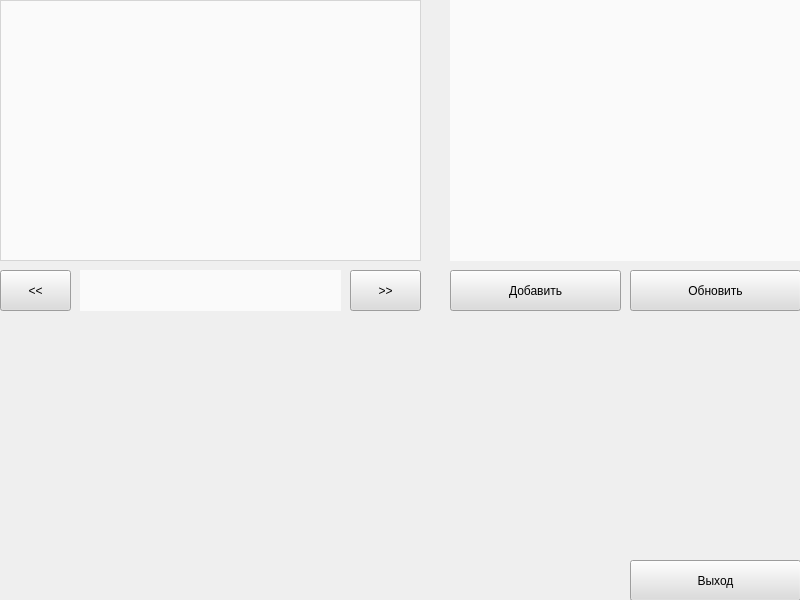
<?xml version="1.0" encoding="UTF-8"?>
<ui version="4.0">
 <class>MainWindow</class>
 <widget class="QMainWindow" name="MainWindow">
  <property name="geometry">
   <rect>
    <x>0</x>
    <y>0</y>
    <width>800</width>
    <height>600</height>
   </rect>
  </property>
  <property name="minimumSize">
   <size>
    <width>800</width>
    <height>600</height>
   </size>
  </property>
  <property name="maximumSize">
   <size>
    <width>800</width>
    <height>600</height>
   </size>
  </property>
  <property name="palette">
   <palette>
    <active/>
    <inactive/>
    <disabled/>
   </palette>
  </property>
  <property name="windowTitle">
   <string>RIKOR APA 2.8.12</string>
  </property>
  <property name="windowIcon">
   <iconset>
    <selectedon>:/ico/rikor_ico.ico</selectedon>
   </iconset>
  </property>
  <property name="styleSheet">
   <string notr="true"/>
  </property>
  <widget class="QWidget" name="centralwidget">
   <widget class="QLabel" name="tableLabel">
    <property name="geometry">
     <rect>
      <x>80</x>
      <y>270</y>
      <width>261</width>
      <height>41</height>
     </rect>
    </property>
    <property name="font">
     <font>
      <family>Segoe UI</family>
      <pointsize>10</pointsize>
     </font>
    </property>
    <property name="styleSheet">
     <string notr="true">background-color: rgb(255, 255, 255, 180);</string>
    </property>
    <property name="text">
     <string/>
    </property>
    <property name="alignment">
     <set>Qt::AlignCenter</set>
    </property>
   </widget>
   <widget class="QPushButton" name="nextButton">
    <property name="geometry">
     <rect>
      <x>350</x>
      <y>270</y>
      <width>71</width>
      <height>41</height>
     </rect>
    </property>
    <property name="cursor">
     <cursorShape>PointingHandCursor</cursorShape>
    </property>
    <property name="whatsThis">
     <string extracomment="Далее"/>
    </property>
    <property name="styleSheet">
     <string notr="true">background-color: rgb(220, 220, 220);</string>
    </property>
    <property name="text">
     <string>&gt;&gt;</string>
    </property>
   </widget>
   <widget class="QPushButton" name="backButton">
    <property name="geometry">
     <rect>
      <x>0</x>
      <y>270</y>
      <width>71</width>
      <height>41</height>
     </rect>
    </property>
    <property name="cursor">
     <cursorShape>PointingHandCursor</cursorShape>
    </property>
    <property name="autoFillBackground">
     <bool>false</bool>
    </property>
    <property name="styleSheet">
     <string notr="true">background-color: rgb(220, 220, 220);</string>
    </property>
    <property name="text">
     <string>&lt;&lt;</string>
    </property>
   </widget>
   <widget class="QLabel" name="infoLabel">
    <property name="geometry">
     <rect>
      <x>450</x>
      <y>0</y>
      <width>351</width>
      <height>261</height>
     </rect>
    </property>
    <property name="font">
     <font>
      <family>Segoe UI</family>
      <pointsize>12</pointsize>
     </font>
    </property>
    <property name="styleSheet">
     <string notr="true">background-color: rgb(255, 255, 255, 180);

</string>
    </property>
    <property name="text">
     <string/>
    </property>
    <property name="alignment">
     <set>Qt::AlignLeading|Qt::AlignLeft|Qt::AlignTop</set>
    </property>
   </widget>
   <widget class="QPushButton" name="addButton">
    <property name="geometry">
     <rect>
      <x>450</x>
      <y>270</y>
      <width>171</width>
      <height>41</height>
     </rect>
    </property>
    <property name="cursor">
     <cursorShape>PointingHandCursor</cursorShape>
    </property>
    <property name="styleSheet">
     <string notr="true">background-color: rgb(220, 220, 220);</string>
    </property>
    <property name="text">
     <string>Добавить</string>
    </property>
   </widget>
   <widget class="QPushButton" name="reloadButton">
    <property name="geometry">
     <rect>
      <x>630</x>
      <y>270</y>
      <width>171</width>
      <height>41</height>
     </rect>
    </property>
    <property name="cursor">
     <cursorShape>PointingHandCursor</cursorShape>
    </property>
    <property name="styleSheet">
     <string notr="true">background-color: rgb(220, 220, 220);</string>
    </property>
    <property name="text">
     <string>Обновить</string>
    </property>
   </widget>
   <widget class="QPushButton" name="exitButton">
    <property name="geometry">
     <rect>
      <x>630</x>
      <y>560</y>
      <width>171</width>
      <height>41</height>
     </rect>
    </property>
    <property name="cursor">
     <cursorShape>PointingHandCursor</cursorShape>
    </property>
    <property name="styleSheet">
     <string notr="true">background-color: rgb(220, 220, 220);</string>
    </property>
    <property name="text">
     <string>Выход</string>
    </property>
   </widget>
   <widget class="QLabel" name="bgLabel">
    <property name="geometry">
     <rect>
      <x>0</x>
      <y>0</y>
      <width>800</width>
      <height>600</height>
     </rect>
    </property>
    <property name="minimumSize">
     <size>
      <width>800</width>
      <height>600</height>
     </size>
    </property>
    <property name="maximumSize">
     <size>
      <width>800</width>
      <height>600</height>
     </size>
    </property>
    <property name="styleSheet">
     <string notr="true">background-image: url(:/main/main_bg.jpg);</string>
    </property>
    <property name="text">
     <string/>
    </property>
   </widget>
   <widget class="QLabel" name="rikorLabel">
    <property name="geometry">
     <rect>
      <x>20</x>
      <y>400</y>
      <width>540</width>
      <height>200</height>
     </rect>
    </property>
    <property name="cursor">
     <cursorShape>ArrowCursor</cursorShape>
    </property>
    <property name="styleSheet">
     <string notr="true">background-image: url(:/logo/rikor_logo.png);</string>
    </property>
    <property name="text">
     <string/>
    </property>
   </widget>
   <widget class="QListWidget" name="listWidget">
    <property name="geometry">
     <rect>
      <x>0</x>
      <y>0</y>
      <width>421</width>
      <height>261</height>
     </rect>
    </property>
    <property name="styleSheet">
     <string notr="true">background-color: rgba(255, 255, 255, 180);</string>
    </property>
   </widget>
   <zorder>bgLabel</zorder>
   <zorder>tableLabel</zorder>
   <zorder>nextButton</zorder>
   <zorder>infoLabel</zorder>
   <zorder>addButton</zorder>
   <zorder>reloadButton</zorder>
   <zorder>exitButton</zorder>
   <zorder>backButton</zorder>
   <zorder>rikorLabel</zorder>
   <zorder>listWidget</zorder>
  </widget>
 </widget>
 <resources>
  <include location="../images/rikor_logo.qrc"/>
  <include location="../images/rikor_ico.qrc"/>
  <include location="../images/main_bg.qrc"/>
 </resources>
 <connections/>
</ui>
